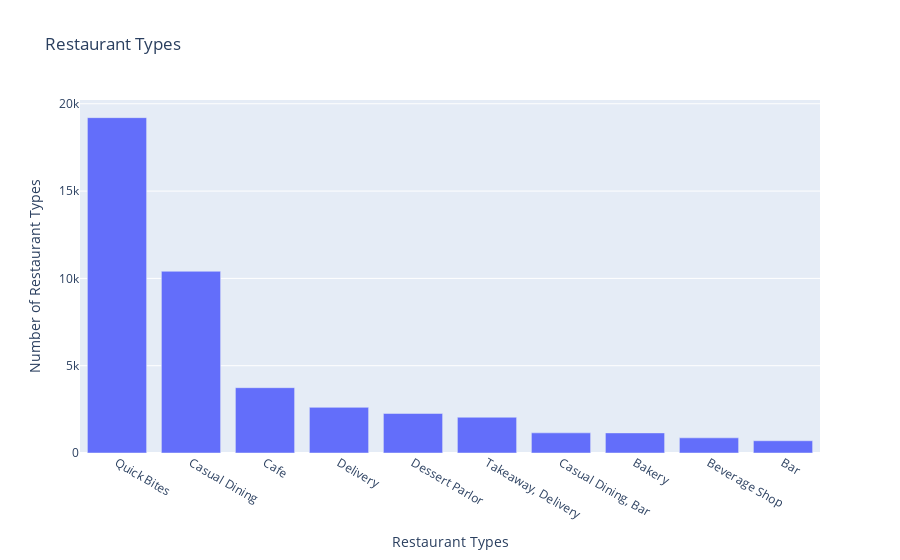

The code cell stored with this chart in its notebook:
### Code cell
#Restaurant Type
y=df_zomato["rest_type"].value_counts()[:10]
x=y.index
fig=px.bar(x=x,y=y,labels={"x":"Restaurant Types","y":"Number of Restaurant Types"},title="Restaurant Types")
fig.show()

### Figure 1 — Plotly figure (JSON) as saved in the notebook; plotly's stock layout.template omitted (floating-point values rounded to 4 significant figures)
{"data": [{"alignmentgroup": "True", "hovertemplate": "Restaurant Types=%{x}<br>Number of Restaurant Types=%{y}<extra></extra>", "legendgroup": "", "marker": {"color": "#636efa", "pattern": {"shape": ""}}, "name": "", "offsetgroup": "", "orientation": "v", "showlegend": false, "textposition": "auto", "type": "bar", "x": ["Quick Bites", "Casual Dining", "Cafe", "Delivery", "Dessert Parlor", "Takeaway, Delivery", "Casual Dining, Bar", "Bakery", "Beverage Shop", "Bar"], "xaxis": "x", "y": [19205, 10406, 3741, 2614, 2264, 2048, 1154, 1151, 869, 701], "yaxis": "y"}], "layout": {"autosize": true, "barmode": "relative", "legend": {"tracegroupgap": 0}, "title": {"text": "Restaurant Types"}, "xaxis": {"anchor": "y", "autorange": true, "domain": [0, 1], "range": [-0.5, 9.5], "title": {"text": "Restaurant Types"}, "type": "category"}, "yaxis": {"anchor": "x", "autorange": true, "domain": [0, 1], "range": [0, 20220.0], "title": {"text": "Number of Restaurant Types"}, "type": "linear"}}}
